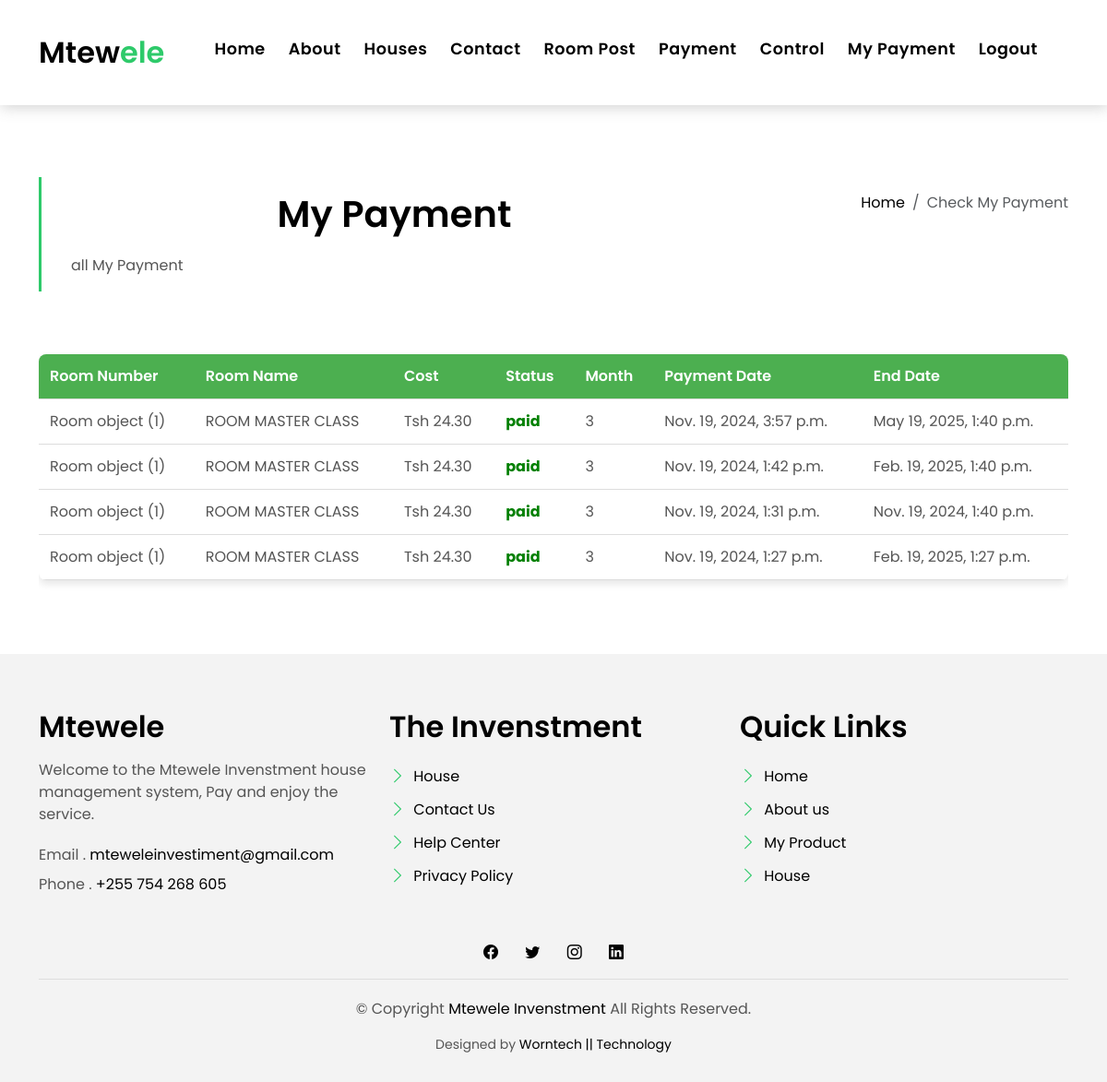
Screenshot of /mypayment/ (signed in) with the database file from the repository.
### web/models.py (models this page shows, shortened)
class MyPayment(models.Model):
    PAYMENT_STATUS_CHOICES = (
        ('paid', 'Paid'),
        ('pending', 'Pending'),
        ('expired', 'expired'),
    )
    MONTH_CHOICES = (
        (3, '3 Months'),
        (6, '6 Months'),
    )
    user = models.ForeignKey(MyUser, on_delete=models.CASCADE)
    Room = models.ForeignKey(Room, on_delete=models.CASCADE)
    Room_Name = models.CharField(max_length=100)
    Cost = models.DecimalField(max_digits=10, decimal_places=2)
    transaction_id = models.CharField(max_length=100)
    Payment_status = models.CharField(max_length=10, choices=PAYMENT_STATUS_CHOICES, default='pending')
    Month = models.IntegerField(choices=MONTH_CHOICES)  # Changed to IntegerField
    Payment_date = models.DateTimeField(auto_now_add=True)
    end_date = models.DateTimeField(null=True, blank=True)  # Allow end_date to be null initially
    unique_code = models.CharField(max_length=100, unique=True, null=True, blank=True)

class Room(models.Model):
    room_number = (
        ('1', '1'),
        ('2', '2'),
        ('3', '3'),
        ('4', '4'),
        ('5', '5'),
        ('6', '6'),
        ('7', '7'),
        ('8', '8'),
        ('9', '9'),
        ('10', '10'),
    )
    Room_Name = models.CharField(max_length=100)
    Room_Number = models.CharField(max_length=10, choices=room_number)
    Image =models.ImageField(upload_to="home/")
    Cost = models.DecimalField(max_digits=10, decimal_places=2)
    Post_date = models.DateTimeField(auto_now_add=True)

### web/views.py (the view)
# urls.py: path("mypayment/",views.mypayment,name = "mypayment"),
def mypayment(request):
    userpayment = MyPayment.objects.filter(user=request.user).order_by('-id')
    context={
        "userpayment":userpayment
    }
    return render(request, 'web/mypayment.html', context)

### web/templates/web/mypayment.html (shortened to what this page needs)
{% extends 'web/base.html' %}
{% load static %}
{% block content %}
<!DOCTYPE html>
<html lang="en">
<head>
<link href="{% static 'web/assets/vendor/animate.css/animate.min.css' %}" rel="stylesheet">
<link href="{% static 'web/assets/vendor/bootstrap/css/bootstrap.min.css' %}" rel="stylesheet">
<link href="{% static 'web/assets/vendor/bootstrap-icons/bootstrap-icons.css' %}" rel="stylesheet">
<link href="{% static 'web/assets/vendor/swiper/swiper-bundle.min.css' %}" rel="stylesheet">
<link href="{% static 'web/assets/css/style.css' %}" rel="stylesheet">
</head>
<body>
  <main id="main">
    <section class="intro-single">
      <div class="container">
        <div class="row">
          <div class="col-md-12 col-lg-8">
            <div class="title-single-box">
              <h1 class="title-single">My Payment</h1>
              <span class="color-text-a">all My Payment</span>
            </div>
          </div>
          <div class="col-md-12 col-lg-4">
            <nav aria-label="breadcrumb" class="breadcrumb-box d-flex justify-content-lg-end">
              <ol class="breadcrumb">
                <li class="breadcrumb-item">
                  <a href="{% url 'home' %}">Home</a>
                </li>
                <li class="breadcrumb-item active" aria-current="page">
                  Check My Payment
                </li>
              </ol>
            </nav>
          </div>
        </div>
      </div>
    </section>
    <section class="news-single nav-arrow-b">
      <div class="container">
        <div class="row">
          <div class="col-sm-12">
            <div class="news-img-box">
                <div class="table-container">
                    <table>
                        <thead>
                            <tr>
                                <th>Room Number</th>
                                <th>Room Name</th>
                                <th>Cost</th>
                                <th>Status</th>
                                <th>Month</th>
                                <th>Payment Date</th>
                                <th>End Date</th>
                            </tr>
                        </thead>
                        <tbody>
                            {% if userpayment %}
                            {% for i in userpayment %}
                            {% if i.Payment_status == "paid" %}
                            <tr>
                                <td>{{i.Room}}</td>
                                <td>{{i.Room_Name}}</td>
                                <td>Tsh {{i.Cost}}</td>
                                <td class="status-paid">{{i.Payment_status}}</td>
                                <td>{{i.Month}}</td>
                                <td>{{i.Payment_date}}</td>
                                <td>{{i.end_date}}</td>
                            </tr>
                            {% endif %}
                            {% endfor %}
                            {% endif %}
                        </tbody>
                    </table>
                </div>
            </div>
          </div>
        </div>
      </div>
    </section>
  </main>
</body>
</html>
{% endblock %}

### web/static/web/assets/css/style.css (style rules this page uses)
body { font-family: "Poppins", sans-serif; color: #555555; }
h1, h2, h3, h4, h5, h6 { color: #000000; }
a { color: #000000; text-decoration: none; transition: all 0.5s ease; }
.color-text-a { text-decoration: none; color: #555555; }
.intro-single { padding: 12rem 0 3rem; }
.intro-single .title-single-box { padding: 1rem 0 1rem 2rem; }
.intro-single .title-single-box { border-left: 3px solid #2eca6a; }
.intro-single .title-single-box .title-single { font-weight: 600; font-size: 2.2rem; }
@media (min-width: 768px) { .intro-single .title-single-box .title-single { font-size: 2.1rem; } }
@media (min-width: 992px) { .intro-single .title-single-box .title-single { font-size: 2.5rem; } }
.intro-single .breadcrumb-box { padding: 1rem 0 0 0.5rem; }
.intro-single .breadcrumb { background-color: transparent; padding-right: 0; padding-left: 0; }

### web/templates/web/mypayment.html (style rules this page uses)
h1 { text-align: center; margin-bottom: 20px; }
.table-container { overflow-x: auto; }
table { width: 100%; border-collapse: collapse; margin: 20px 0; background-color: #fff; border-radius: 8px; overflow: hidden; box-shadow: 0 4px 8px rgba(0, 0, 0, 0.1); }
thead { background-color: #4CAF50; color: #fff; }
th, td { text-align: left; padding: 12px; border-bottom: 1px solid #ddd; }
th { font-weight: 600; }
td { font-weight: 400; }
.status-paid { color: green; font-weight: bold; }

### rows the page displays
MyPayment: Room "Room object (1)", Room_Name "ROOM MASTER CLASS", Cost "24.30", Payment_status "paid", Month "3", Payment_date "Nov. 19, 2024, 3:57 p.m.", end_date "May 19, 2025, 1:40 p.m."
MyPayment: Room "Room object (1)", Room_Name "ROOM MASTER CLASS", Cost "24.30", Payment_status "paid", Month "3", Payment_date "Nov. 19, 2024, 1:42 p.m.", end_date "Feb. 19, 2025, 1:40 p.m."
MyPayment: Room "Room object (1)", Room_Name "ROOM MASTER CLASS", Cost "24.30", Payment_status "paid", Month "3", Payment_date "Nov. 19, 2024, 1:31 p.m.", end_date "Nov. 19, 2024, 1:40 p.m."
MyPayment: Room "Room object (1)", Room_Name "ROOM MASTER CLASS", Cost "24.30", Payment_status "paid", Month "3", Payment_date "Nov. 19, 2024, 1:27 p.m.", end_date "Feb. 19, 2025, 1:27 p.m."
